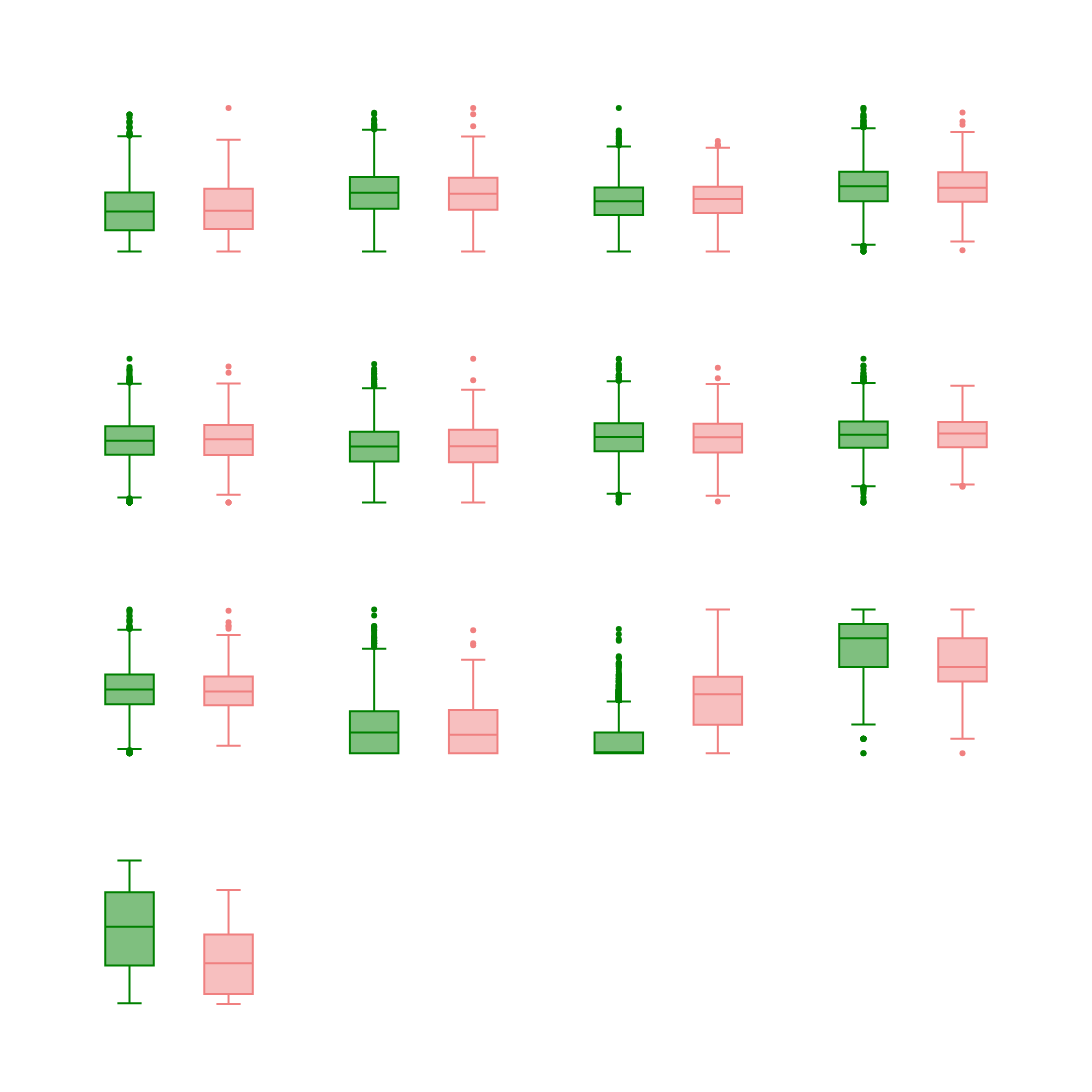

This figure's notebook cell:
### Markdown cell above
De entre todas ellas se observa que solamente existen relaciones significativas entre las variables de satisfacción y relación con el cliente `customer_service_calls`, `customer_service_ratings` y `customer_happiness` con la variable `churn`. Sin embargo, existe una relación significativa entre el coste de las llamadas nocturnas y el plan suscrito. No existe con otros cargos para otros tramos del día. Se proicede a analizar de forma gráfica dichas variables

### Code cell
# Plot boxplots for numeric variables vs the target variable
plot_boxplots(train_data, numeric_data_train)

### Figure 1 — Plotly figure (JSON) as saved in the notebook; plotly's stock layout.template omitted (floating-point values rounded to 4 significant figures; data arrays with more than 128 entries replaced by an {"elided": "..."} marker saying what was removed)
{"data": [{"alignmentgroup": "True", "hovertemplate": "churn=%{x}<br>n_sms=%{y}<extra></extra>", "legendgroup": "0", "marker": {"color": "green"}, "name": "0", "notched": false, "offsetgroup": "0", "orientation": "v", "showlegend": true, "type": "box", "x": {"elided": "5135 int values"}, "x0": " ", "xaxis": "x", "y": {"elided": "5135 int values"}, "y0": " ", "yaxis": "y"}, {"alignmentgroup": "True", "hovertemplate": "churn=%{x}<br>n_sms=%{y}<extra></extra>", "legendgroup": "1", "marker": {"color": "lightcoral"}, "name": "1", "notched": false, "offsetgroup": "1", "orientation": "v", "showlegend": true, "type": "box", "x": {"elided": "490 int values"}, "x0": " ", "xaxis": "x", "y": {"elided": "490 int values"}, "y0": " ", "yaxis": "y"}, {"alignmentgroup": "True", "hovertemplate": "churn=%{x}<br>total_day_minutes=%{y}<extra></extra>", "legendgroup": "0", "marker": {"color": "green"}, "name": "0", "notched": false, "offsetgroup": "0", "orientation": "v", "showlegend": true, "type": "box", "x": {"elided": "5135 int values"}, "x0": " ", "xaxis": "x2", "y": {"elided": "5135 int values"}, "y0": " ", "yaxis": "y2"}, {"alignmentgroup": "True", "hovertemplate": "churn=%{x}<br>total_day_minutes=%{y}<extra></extra>", "legendgroup": "1", "marker": {"color": "lightcoral"}, "name": "1", "notched": false, "offsetgroup": "1", "orientation": "v", "showlegend": true, "type": "box", "x": {"elided": "490 int values"}, "x0": " ", "xaxis": "x2", "y": {"elided": "490 int values"}, "y0": " ", "yaxis": "y2"}, {"alignmentgroup": "True", "hovertemplate": "churn=%{x}<br>total_day_calls=%{y}<extra></extra>", "legendgroup": "0", "marker": {"color": "green"}, "name": "0", "notched": false, "offsetgroup": "0", "orientation": "v", "showlegend": true, "type": "box", "x": {"elided": "5135 int values"}, "x0": " ", "xaxis": "x3", "y": {"elided": "5135 int values"}, "y0": " ", "yaxis": "y3"}, {"alignmentgroup": "True", "hovertemplate": "churn=%{x}<br>total_day_calls=%{y}<extra></extra>", "legendgroup": "1", "marker": {"color": "lightcoral"}, "name": "1", "notched": false, "offsetgroup": "1", "orientation": "v", "showlegend": true, "type": "box", "x": {"elided": "490 int values"}, "x0": " ", "xaxis": "x3", "y": {"elided": "490 int values"}, "y0": " ", "yaxis": "y3"}, {"alignmentgroup": "True", "hovertemplate": "churn=%{x}<br>total_day_charge=%{y}<extra></extra>", "legendgroup": "0", "marker": {"color": "green"}, "name": "0", "notched": false, "offsetgroup": "0", "orientation": "v", "showlegend": true, "type": "box", "x": {"elided": "5135 int values"}, "x0": " ", "xaxis": "x4", "y": {"elided": "5135 float values"}, "y0": " ", "yaxis": "y4"}, {"alignmentgroup": "True", "hovertemplate": "churn=%{x}<br>total_day_charge=%{y}<extra></extra>", "legendgroup": "1", "marker": {"color": "lightcoral"}, "name": "1", "notched": false, "offsetgroup": "1", "orientation": "v", "showlegend": true, "type": "box", "x": {"elided": "490 int values"}, "x0": " ", "xaxis": "x4", "y": {"elided": "490 float values"}, "y0": " ", "yaxis": "y4"}, {"alignmentgroup": "True", "hovertemplate": "churn=%{x}<br>total_eve_minutes=%{y}<extra></extra>", "legendgroup": "0", "marker": {"color": "green"}, "name": "0", "notched": false, "offsetgroup": "0", "orientation": "v", "showlegend": true, "type": "box", "x": {"elided": "5135 int values"}, "x0": " ", "xaxis": "x5", "y": {"elided": "5135 int values"}, "y0": " ", "yaxis": "y5"}, {"alignmentgroup": "True", "hovertemplate": "churn=%{x}<br>total_eve_minutes=%{y}<extra></extra>", "legendgroup": "1", "marker": {"color": "lightcoral"}, "name": "1", "notched": false, "offsetgroup": "1", "orientation": "v", "showlegend": true, "type": "box", "x": {"elided": "490 int values"}, "x0": " ", "xaxis": "x5", "y": {"elided": "490 int values"}, "y0": " ", "yaxis": "y5"}, {"alignmentgroup": "True", "hovertemplate": "churn=%{x}<br>total_eve_calls=%{y}<extra></extra>", "legendgroup": "0", "marker": {"color": "green"}, "name": "0", "notched": false, "offsetgroup": "0", "orientation": "v", "showlegend": true, "type": "box", "x": {"elided": "5135 int values"}, "x0": " ", "xaxis": "x6", "y": {"elided": "5135 int values"}, "y0": " ", "yaxis": "y6"}, {"alignmentgroup": "True", "hovertemplate": "churn=%{x}<br>total_eve_calls=%{y}<extra></extra>", "legendgroup": "1", "marker": {"color": "lightcoral"}, "name": "1", "notched": false, "offsetgroup": "1", "orientation": "v", "showlegend": true, "type": "box", "x": {"elided": "490 int values"}, "x0": " ", "xaxis": "x6", "y": {"elided": "490 int values"}, "y0": " ", "yaxis": "y6"}, {"alignmentgroup": "True", "hovertemplate": "churn=%{x}<br>total_eve_charge=%{y}<extra></extra>", "legendgroup": "0", "marker": {"color": "green"}, "name": "0", "notched": false, "offsetgroup": "0", "orientation": "v", "showlegend": true, "type": "box", "x": {"elided": "5135 int values"}, "x0": " ", "xaxis": "x7", "y": {"elided": "5135 float values"}, "y0": " ", "yaxis": "y7"}, {"alignmentgroup": "True", "hovertemplate": "churn=%{x}<br>total_eve_charge=%{y}<extra></extra>", "legendgroup": "1", "marker": {"color": "lightcoral"}, "name": "1", "notched": false, "offsetgroup": "1", "orientation": "v", "showlegend": true, "type": "box", "x": {"elided": "490 int values"}, "x0": " ", "xaxis": "x7", "y": {"elided": "490 float values"}, "y0": " ", "yaxis": "y7"}, {"alignmentgroup": "True", "hovertemplate": "churn=%{x}<br>total_night_minutes=%{y}<extra></extra>", "legendgroup": "0", "marker": {"color": "green"}, "name": "0", "notched": false, "offsetgroup": "0", "orientation": "v", "showlegend": true, "type": "box", "x": {"elided": "5135 int values"}, "x0": " ", "xaxis": "x8", "y": {"elided": "5135 int values"}, "y0": " ", "yaxis": "y8"}, {"alignmentgroup": "True", "hovertemplate": "churn=%{x}<br>total_night_minutes=%{y}<extra></extra>", "legendgroup": "1", "marker": {"color": "lightcoral"}, "name": "1", "notched": false, "offsetgroup": "1", "orientation": "v", "showlegend": true, "type": "box", "x": {"elided": "490 int values"}, "x0": " ", "xaxis": "x8", "y": {"elided": "490 int values"}, "y0": " ", "yaxis": "y8"}, {"alignmentgroup": "True", "hovertemplate": "churn=%{x}<br>total_night_calls=%{y}<extra></extra>", "legendgroup": "0", "marker": {"color": "green"}, "name": "0", "notched": false, "offsetgroup": "0", "orientation": "v", "showlegend": true, "type": "box", "x": {"elided": "5135 int values"}, "x0": " ", "xaxis": "x9", "y": {"elided": "5135 int values"}, "y0": " ", "yaxis": "y9"}, {"alignmentgroup": "True", "hovertemplate": "churn=%{x}<br>total_night_calls=%{y}<extra></extra>", "legendgroup": "1", "marker": {"color": "lightcoral"}, "name": "1", "notched": false, "offsetgroup": "1", "orientation": "v", "showlegend": true, "type": "box", "x": {"elided": "490 int values"}, "x0": " ", "xaxis": "x9", "y": {"elided": "490 int values"}, "y0": " ", "yaxis": "y9"}, {"alignmentgroup": "True", "hovertemplate": "churn=%{x}<br>total_night_charge=%{y}<extra></extra>", "legendgroup": "0", "marker": {"color": "green"}, "name": "0", "notched": false, "offsetgroup": "0", "orientation": "v", "showlegend": true, "type": "box", "x": {"elided": "5135 int values"}, "x0": " ", "xaxis": "x10", "y": {"elided": "5135 float values"}, "y0": " ", "yaxis": "y10"}, {"alignmentgroup": "True", "hovertemplate": "churn=%{x}<br>total_night_charge=%{y}<extra></extra>", "legendgroup": "1", "marker": {"color": "lightcoral"}, "name": "1", "notched": false, "offsetgroup": "1", "orientation": "v", "showlegend": true, "type": "box", "x": {"elided": "490 int values"}, "x0": " ", "xaxis": "x10", "y": {"elided": "490 float values"}, "y0": " ", "yaxis": "y10"}, {"alignmentgroup": "True", "hovertemplate": "churn=%{x}<br>customer_service_calls=%{y}<extra></extra>", "legendgroup": "0", "marker": {"color": "green"}, "name": "0", "notched": false, "offsetgroup": "0", "orientation": "v", "showlegend": true, "type": "box", "x": {"elided": "5135 int values"}, "x0": " ", "xaxis": "x11", "y": {"elided": "5135 int values"}, "y0": " ", "yaxis": "y11"}, {"alignmentgroup": "True", "hovertemplate": "churn=%{x}<br>customer_service_calls=%{y}<extra></extra>", "legendgroup": "1", "marker": {"color": "lightcoral"}, "name": "1", "notched": false, "offsetgroup": "1", "orientation": "v", "showlegend": true, "type": "box", "x": {"elided": "490 int values"}, "x0": " ", "xaxis": "x11", "y": {"elided": "490 int values"}, "y0": " ", "yaxis": "y11"}, {"alignmentgroup": "True", "hovertemplate": "churn=%{x}<br>customer_service_rating=%{y}<extra></extra>", "legendgroup": "0", "marker": {"color": "green"}, "name": "0", "notched": false, "offsetgroup": "0", "orientation": "v", "showlegend": true, "type": "box", "x": {"elided": "5135 int values"}, "x0": " ", "xaxis": "x12", "y": {"elided": "5135 int values"}, "y0": " ", "yaxis": "y12"}, {"alignmentgroup": "True", "hovertemplate": "churn=%{x}<br>customer_service_rating=%{y}<extra></extra>", "legendgroup": "1", "marker": {"color": "lightcoral"}, "name": "1", "notched": false, "offsetgroup": "1", "orientation": "v", "showlegend": true, "type": "box", "x": {"elided": "490 int values"}, "x0": " ", "xaxis": "x12", "y": {"elided": "490 int values"}, "y0": " ", "yaxis": "y12"}, {"alignmentgroup": "True", "hovertemplate": "churn=%{x}<br>customer_happiness=%{y}<extra></extra>", "legendgroup": "0", "marker": {"color": "green"}, "name": "0", "notched": false, "offsetgroup": "0", "orientation": "v", "showlegend": true, "type": "box", "x": {"elided": "5135 int values"}, "x0": " ", "xaxis": "x13", "y": {"elided": "5135 float values"}, "y0": " ", "yaxis": "y13"}, {"alignmentgroup": "True", "hovertemplate": "churn=%{x}<br>customer_happiness=%{y}<extra></extra>", "legendgroup": "1", "marker": {"color": "lightcoral"}, "name": "1", "notched": false, "offsetgroup": "1", "orientation": "v", "showlegend": true, "type": "box", "x": {"elided": "490 int values"}, "x0": " ", "xaxis": "x13", "y": {"elided": "490 float values"}, "y0": " ", "yaxis": "y13"}], "layout": {"annotations": [{"font": {"size": 16}, "showarrow": false, "text": "Distribución de n_sms", "x": 0.1062, "xanchor": "center", "xref": "paper", "y": 1, "yanchor": "bottom", "yref": "paper"}, {"font": {"size": 16}, "showarrow": false, "text": "Distribución de total_day_minutes", "x": 0.3688, "xanchor": "center", "xref": "paper", "y": 1, "yanchor": "bottom", "yref": "paper"}, {"font": {"size": 16}, "showarrow": false, "text": "Distribución de total_day_calls", "x": 0.6313, "xanchor": "center", "xref": "paper", "y": 1, "yanchor": "bottom", "yref": "paper"}, {"font": {"size": 16}, "showarrow": false, "text": "Distribución de total_day_charge", "x": 0.8938, "xanchor": "center", "xref": "paper", "y": 1, "yanchor": "bottom", "yref": "paper"}, {"font": {"size": 16}, "showarrow": false, "text": "Distribución de total_eve_minutes", "x": 0.1062, "xanchor": "center", "xref": "paper", "y": 0.725, "yanchor": "bottom", "yref": "paper"}, {"font": {"size": 16}, "showarrow": false, "text": "Distribución de total_eve_calls", "x": 0.3688, "xanchor": "center", "xref": "paper", "y": 0.725, "yanchor": "bottom", "yref": "paper"}, {"font": {"size": 16}, "showarrow": false, "text": "Distribución de total_eve_charge", "x": 0.6313, "xanchor": "center", "xref": "paper", "y": 0.725, "yanchor": "bottom", "yref": "paper"}, {"font": {"size": 16}, "showarrow": false, "text": "Distribución de total_night_minutes", "x": 0.8938, "xanchor": "center", "xref": "paper", "y": 0.725, "yanchor": "bottom", "yref": "paper"}, {"font": {"size": 16}, "showarrow": false, "text": "Distribución de total_night_calls", "x": 0.1062, "xanchor": "center", "xref": "paper", "y": 0.45, "yanchor": "bottom", "yref": "paper"}, {"font": {"size": 16}, "showarrow": false, "text": "Distribución de total_night_charge", "x": 0.3688, "xanchor": "center", "xref": "paper", "y": 0.45, "yanchor": "bottom", "yref": "paper"}, {"font": {"size": 16}, "showarrow": false, "text": "Distribución de customer_service_calls", "x": 0.6313, "xanchor": "center", "xref": "paper", "y": 0.45, "yanchor": "bottom", "yref": "paper"}, {"font": {"size": 16}, "showarrow": false, "text": "Distribución de customer_service_rating", "x": 0.8938, "xanchor": "center", "xref": "paper", "y": 0.45, "yanchor": "bottom", "yref": "paper"}, {"font": {"size": 16}, "showarrow": false, "text": "Distribución de customer_happiness", "x": 0.1062, "xanchor": "center", "xref": "paper", "y": 0.175, "yanchor": "bottom", "yref": "paper"}], "font": {"color": "white"}, "height": 1600, "paper_bgcolor": "rgba(0,0,0,0)", "plot_bgcolor": "rgba(0,0,0,0)", "showlegend": false, "title": {"text": "Variables numéricas y churn"}, "width": 1800, "xaxis": {"anchor": "y", "domain": [0, 0.2125]}, "xaxis10": {"anchor": "y10", "domain": [0.2625, 0.475]}, "xaxis11": {"anchor": "y11", "domain": [0.525, 0.7375]}, "xaxis12": {"anchor": "y12", "domain": [0.7875, 1]}, "xaxis13": {"anchor": "y13", "domain": [0, 0.2125]}, "xaxis14": {"anchor": "y14", "domain": [0.2625, 0.475]}, "xaxis15": {"anchor": "y15", "domain": [0.525, 0.7375]}, "xaxis16": {"anchor": "y16", "domain": [0.7875, 1]}, "xaxis2": {"anchor": "y2", "domain": [0.2625, 0.475]}, "xaxis3": {"anchor": "y3", "domain": [0.525, 0.7375]}, "xaxis4": {"anchor": "y4", "domain": [0.7875, 1]}, "xaxis5": {"anchor": "y5", "domain": [0, 0.2125]}, "xaxis6": {"anchor": "y6", "domain": [0.2625, 0.475]}, "xaxis7": {"anchor": "y7", "domain": [0.525, 0.7375]}, "xaxis8": {"anchor": "y8", "domain": [0.7875, 1]}, "xaxis9": {"anchor": "y9", "domain": [0, 0.2125]}, "yaxis": {"anchor": "x", "domain": [0.825, 1]}, "yaxis10": {"anchor": "x10", "domain": [0.275, 0.45]}, "yaxis11": {"anchor": "x11", "domain": [0.275, 0.45]}, "yaxis12": {"anchor": "x12", "domain": [0.275, 0.45]}, "yaxis13": {"anchor": "x13", "domain": [0, 0.175]}, "yaxis14": {"anchor": "x14", "domain": [0, 0.175]}, "yaxis15": {"anchor": "x15", "domain": [0, 0.175]}, "yaxis16": {"anchor": "x16", "domain": [0, 0.175]}, "yaxis2": {"anchor": "x2", "domain": [0.825, 1]}, "yaxis3": {"anchor": "x3", "domain": [0.825, 1]}, "yaxis4": {"anchor": "x4", "domain": [0.825, 1]}, "yaxis5": {"anchor": "x5", "domain": [0.55, 0.725]}, "yaxis6": {"anchor": "x6", "domain": [0.55, 0.725]}, "yaxis7": {"anchor": "x7", "domain": [0.55, 0.725]}, "yaxis8": {"anchor": "x8", "domain": [0.55, 0.725]}, "yaxis9": {"anchor": "x9", "domain": [0.275, 0.45]}}}
